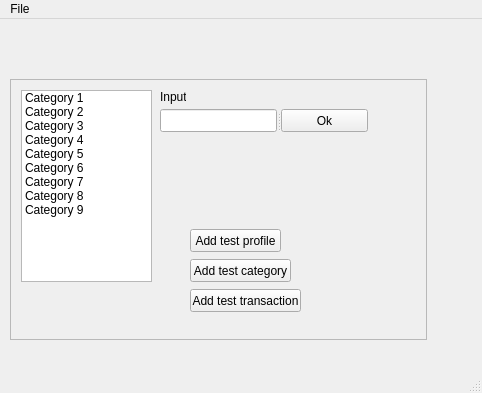
<?xml version="1.0" encoding="UTF-8"?>
<ui version="4.0">
 <class>MainWindow</class>
 <widget class="QMainWindow" name="MainWindow">
  <property name="geometry">
   <rect>
    <x>0</x>
    <y>0</y>
    <width>482</width>
    <height>393</height>
   </rect>
  </property>
  <property name="windowTitle">
   <string>MainWindow</string>
  </property>
  <widget class="QWidget" name="centralWidget">
   <widget class="QFrame" name="frame">
    <property name="geometry">
     <rect>
      <x>10</x>
      <y>60</y>
      <width>417</width>
      <height>261</height>
     </rect>
    </property>
    <property name="frameShape">
     <enum>QFrame::StyledPanel</enum>
    </property>
    <property name="frameShadow">
     <enum>QFrame::Raised</enum>
    </property>
    <widget class="QListWidget" name="listWidget">
     <property name="geometry">
      <rect>
       <x>11</x>
       <y>11</y>
       <width>131</width>
       <height>192</height>
      </rect>
     </property>
     <item>
      <property name="text">
       <string>Category 1</string>
      </property>
     </item>
     <item>
      <property name="text">
       <string>Category 2</string>
      </property>
     </item>
     <item>
      <property name="text">
       <string>Category 3</string>
      </property>
     </item>
     <item>
      <property name="text">
       <string>Category 4</string>
      </property>
     </item>
     <item>
      <property name="text">
       <string>Category 5</string>
      </property>
     </item>
     <item>
      <property name="text">
       <string>Category 6</string>
      </property>
     </item>
     <item>
      <property name="text">
       <string>Category 7</string>
      </property>
     </item>
     <item>
      <property name="text">
       <string>Category 8</string>
      </property>
     </item>
     <item>
      <property name="text">
       <string>Category 9</string>
      </property>
     </item>
    </widget>
    <widget class="QLabel" name="label">
     <property name="geometry">
      <rect>
       <x>150</x>
       <y>10</y>
       <width>26</width>
       <height>16</height>
      </rect>
     </property>
     <property name="text">
      <string>Input</string>
     </property>
    </widget>
    <widget class="QSplitter" name="splitter">
     <property name="geometry">
      <rect>
       <x>150</x>
       <y>30</y>
       <width>208</width>
       <height>23</height>
      </rect>
     </property>
     <property name="orientation">
      <enum>Qt::Horizontal</enum>
     </property>
     <widget class="QLineEdit" name="lineEdit"/>
     <widget class="QPushButton" name="pushButton">
      <property name="toolTip">
       <string>ookoo</string>
      </property>
      <property name="text">
       <string>Ok</string>
      </property>
     </widget>
    </widget>
    <widget class="QPushButton" name="addTestProfile">
     <property name="geometry">
      <rect>
       <x>180</x>
       <y>150</y>
       <width>91</width>
       <height>23</height>
      </rect>
     </property>
     <property name="text">
      <string>Add test profile</string>
     </property>
    </widget>
    <widget class="QPushButton" name="pushButton_2">
     <property name="geometry">
      <rect>
       <x>180</x>
       <y>180</y>
       <width>101</width>
       <height>23</height>
      </rect>
     </property>
     <property name="text">
      <string>Add test category</string>
     </property>
    </widget>
    <widget class="QPushButton" name="pushButton_3">
     <property name="geometry">
      <rect>
       <x>180</x>
       <y>210</y>
       <width>111</width>
       <height>23</height>
      </rect>
     </property>
     <property name="text">
      <string>Add test transaction</string>
     </property>
    </widget>
    <zorder>label</zorder>
    <zorder>splitter</zorder>
    <zorder>listWidget</zorder>
    <zorder>addTestProfile</zorder>
    <zorder>pushButton_2</zorder>
    <zorder>pushButton_3</zorder>
   </widget>
  </widget>
  <widget class="QMenuBar" name="menuBar">
   <property name="geometry">
    <rect>
     <x>0</x>
     <y>0</y>
     <width>482</width>
     <height>21</height>
    </rect>
   </property>
   <widget class="QMenu" name="menuFile">
    <property name="title">
     <string>File</string>
    </property>
    <addaction name="separator"/>
    <addaction name="actionOpen"/>
    <addaction name="actionSave"/>
    <addaction name="actionNew_Category"/>
    <addaction name="separator"/>
    <addaction name="actionExit"/>
   </widget>
   <addaction name="menuFile"/>
  </widget>
  <widget class="QStatusBar" name="statusBar"/>
  <action name="actionOpen">
   <property name="text">
    <string>Open</string>
   </property>
  </action>
  <action name="actionSave">
   <property name="text">
    <string>Save</string>
   </property>
  </action>
  <action name="actionExit">
   <property name="text">
    <string>Exit</string>
   </property>
  </action>
  <action name="actionNew_Category">
   <property name="text">
    <string>New Category</string>
   </property>
  </action>
 </widget>
 <layoutdefault spacing="6" margin="11"/>
 <resources/>
 <connections/>
</ui>
